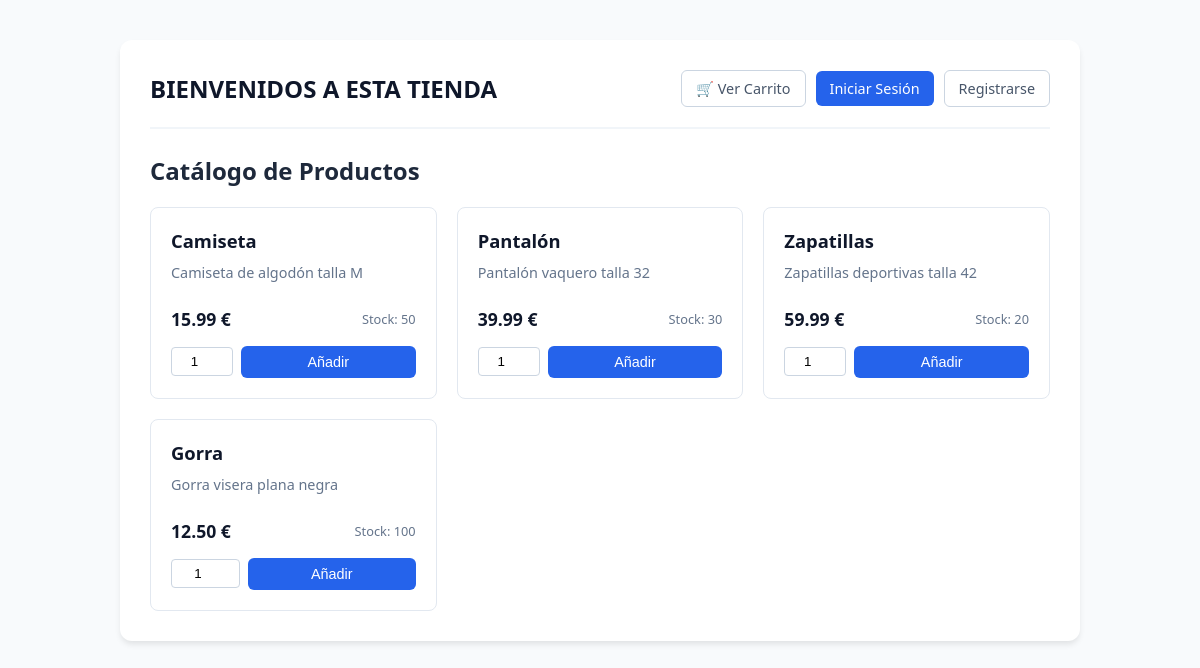
The page / on the database its author committed.
### tables this page shows
CREATE TABLE IF NOT EXISTS products (
    id INT AUTO_INCREMENT PRIMARY KEY,
    name VARCHAR(150) NOT NULL,
    description TEXT,
    price DECIMAL(10,2) NOT NULL,
    stock INT NOT NULL DEFAULT 0
);

### index.php (called while the page is built, shortened)
<?php
require_once("models/Product.php");
require_once("models/ProductRepository.php");
$products = ProductRepository::getProducts();
require_once("views/mainView.phtml");
?>

### models/ProductRepository.php (called while the page is built, shortened)
<?php
class ProductRepository{
    public static function getProducts(){
        $db=DB::connect();
        $query="SELECT * FROM products";
        $result=$db->query($query);
        $products=[];
        while($product=$result->fetch_assoc()){
            $products[]=new Product($product['id'], $product['name'], $product['description'], $product['price'], $product['stock']);
        }
        return $products;
    }
}

### models/Product.php (called while the page is built, shortened)
<?php
class Product{
    private $name;
    private $description;
    private $price;
    private $stock;
    public function __construct($id, $name, $description, $price, $stock) {
        $this->name = $name;
        $this->description = $description;
        $this->price = $price;
        $this->stock = $stock;
    }
    public function getName() {
        return $this->name;
    }
    public function getDescription() {
        return $this->description;
    }
    public function getPrice() {
        return $this->price;
    }
    public function getStock() {
        return $this->stock;
    }
}

### views/mainView.phtml (the view, shortened to what this page needs)
<!DOCTYPE html>
<html lang="es">
<head>
</head>
<body>
    <div class="container">
        <header>
    <div>
        <h1>BIENVENIDOS A ESTA TIENDA</h1>
    </div>
    <div class="user-nav">
        <a href="index.php?cart=1" class="btn btn-outline">🛒 Ver Carrito</a>
        <?php if(isset($_SESSION['user']) || isset($_SESSION['username'])): ?>
            <a href="index.php?logout=1" class="btn" style="background-color: #ef4444;">Cerrar Sesión</a>
        <?php else: ?>
            <a href="index.php?login=1" class="btn">Iniciar Sesión</a>
            <a href="index.php?register=1" class="btn btn-outline">Registrarse</a>
        <?php endif; ?>
    </div>
</header>
        <h2>Catálogo de Productos</h2>
        <div class="products-grid">
            <?php if(!empty($products)): ?>
                <?php foreach($products as $product): ?>
                    <div class="product-card">
                        <div>
                            <h3><?= htmlspecialchars($product->getName()) ?></h3>
                            <p><?= htmlspecialchars($product->getDescription()) ?></p>
                        </div>
                        <div>
                            <div class="product-footer">
                                <span class="price"><?= number_format($product->getPrice(), 2) ?> €</span>
                                <span class="stock">Stock: <?= $product->getStock() ?></span>
                            </div>
                            <form action="index.php?c=cart" method="POST" class="add-form">
                                <input type="number" name="quantity" value="1" min="1" max="<?= $product->getStock() ?>">
                                <button type="submit" name="addcart" class="btn" style="width: 100%;">Añadir</button>
                            </form>
                        </div>
                    </div>
                <?php endforeach; ?>
            <?php else: ?>
                <p>No hay productos disponibles en este momento.</p>
            <?php endif; ?>
        </div>
    </div>
</body>
</html>

### views/mainView.phtml (style rules this page uses)
body { font-family: system-ui, -apple-system, sans-serif; background-color: #f8fafc; color: #1e293b; margin: 0; padding: 40px 20px; }
.container { max-width: 900px; margin: 0 auto; background: #ffffff; padding: 30px; border-radius: 12px; box-shadow: 0 4px 6px -1px rgb(0 0 0 / 0.1); }
header { display: flex; justify-content: space-between; align-items: center; border-bottom: 2px solid #f1f5f9; padding-bottom: 20px; margin-bottom: 25px; }
h1 { margin: 0; font-size: 1.5rem; color: #0f172a; }
.user-nav { display: flex; align-items: center; gap: 10px; }
.btn { background-color: #2563eb; color: white; padding: 8px 14px; border: none; border-radius: 6px; cursor: pointer; text-decoration: none; font-size: 0.9rem; transition: background-color 0.2s; }
.btn-outline { background-color: transparent; border: 1px solid #cbd5e1; color: #475569; }
.products-grid { display: grid; grid-template-columns: repeat(auto-fill, minmax(260px, 1fr)); gap: 20px; }
.product-card { border: 1px solid #e2e8f0; border-radius: 8px; padding: 20px; background: #ffffff; display: flex; flex-direction: column; justify-content: space-between; }
.product-card h3 { margin: 0 0 10px 0; font-size: 1.15rem; color: #0f172a; }
.product-card p { color: #64748b; font-size: 0.9rem; margin: 0 0 15px 0; }
.product-footer { display: flex; justify-content: space-between; align-items: center; margin-top: 10px; }
.price { font-weight: bold; font-size: 1.1rem; color: #0f172a; }
.stock { font-size: 0.8rem; color: #64748b; }
.add-form { display: flex; gap: 8px; align-items: center; margin-top: 15px; }
.add-form input[type="number"] { width: 55px; padding: 6px; border: 1px solid #cbd5e1; border-radius: 4px; text-align: center; }

### rows shown on the page
products: name "Camiseta", description "Camiseta de algodón talla M", price "15.99", stock "50"
products: name "Pantalón", description "Pantalón vaquero talla 32", price "39.99", stock "30"
products: name "Zapatillas", description "Zapatillas deportivas talla 42", price "59.99", stock "20"
products: name "Gorra", description "Gorra visera plana negra", price "12.50", stock "100"
